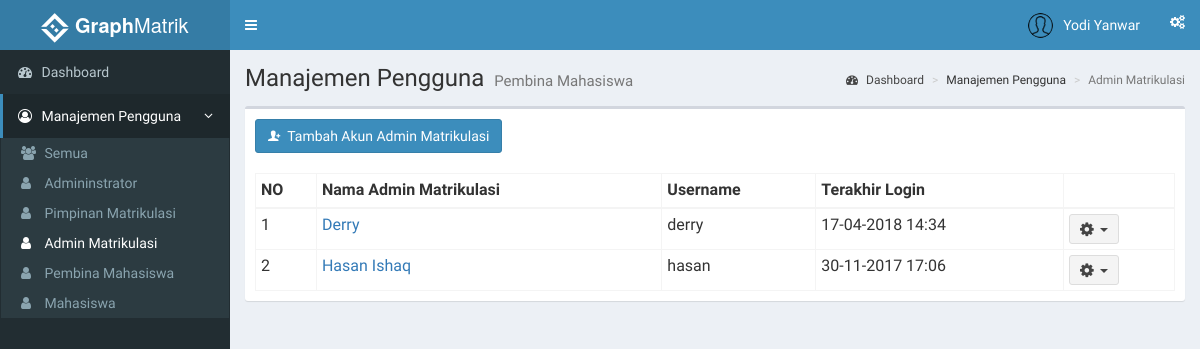
The page /index.php?page=adminmatrik (signed in) on the database its author committed.
### tables this page shows
CREATE TABLE `adminmatrik` (
  `id_adminmatrik` int(3) NOT NULL,
  `nama` varchar(35) NOT NULL,
  `telp` varchar(13) DEFAULT NULL,
  `email` varchar(35) DEFAULT NULL,
  `j_kelamin` varchar(15) NOT NULL,
  `tgl_lahir` date DEFAULT NULL,
  `id_user` int(11) DEFAULT NULL,
  `avatar` varchar(100) DEFAULT NULL
);

CREATE TABLE `users` (
  `id_user` int(11) NOT NULL,
  `username` varchar(30) NOT NULL,
  `password` varchar(50) NOT NULL,
  `password_default` int(1) NOT NULL,
  `level` int(11) NOT NULL,
  `last_login` datetime NOT NULL
);

### functions.php (called while the page is built, shortened)
<?php
	function tampilAdminmatrik(){
		$ambildata = mysql_query("SELECT adminmatrik.*, users.* FROM users INNER JOIN adminmatrik ON adminmatrik.id_user = users.id_user ORDER BY nama") or die(mysql_error());
		if (mysql_num_rows($ambildata) > 0) {
			while ($ad = mysql_fetch_assoc($ambildata))
				$data[] = $ad;
				return $data;
		} else{
			echo "Daftar pembina kosong";
		}
	}
 ?>

### role/admin/adminmatrik.php (the view, shortened to what this page needs)
<?php
  include 'functions.php';
 ?>
    <section class="content-header">
      <h1>
        Manajemen Pengguna
        <small>Pembina Mahasiswa</small>
      </h1>
      <ol class="breadcrumb">
        <li><a href="/simon"><i class="fa fa-dashboard"></i>&nbsp;Dashboard</a></li>
        <li>Manajemen Pengguna</li>
        <li class="active">Admin Matrikulasi</li>
      </ol>
    </section>
    <section class="content">
      <div class="row">
        <div class="col-xs-12">
          <div class="box">
            <div class="box-header">
             <button class="btn btn-primary" data-toggle="modal" data-target="#tambahPembina"><i class="ion ion-person-add"></i>&nbsp;&nbsp;Tambah Akun Admin Matrikulasi</button>
            </div>
            <div class="box-body">
              <table id="tablePembina" class="table table-bordered table-hover table-condensed">
                <thead>
                  <tr>
                    <th>NO</th>
                    <th>Nama Admin Matrikulasi</th>
                    <th>Username</th>
                    <th>Terakhir Login</th>
                    <th></th>
                  </tr>
                </thead>
                <tbody>
                  <?php
                    $dataAdminMatrik = tampilAdminmatrik();
                    $no = 1;
                    foreach($dataAdminMatrik as $row){
                   ?>
                <tr>
                  <td><?php echo $no ?></td>
                  <td><?php echo "<a href='index.php?page=adminmatrikdetails&id=".$row['id_user']."'>".$row['nama']."</a>" ?></td>
                  <td><?php echo $row['username'] ?></td>
                  <td><?php if ($row['last_login'] == '0000-00-00 00:00:00'){ echo 'Belum Pernah';}else{ echo date("d-m-Y H:i", strtotime($row['last_login'])) ;}
                  ?></td>
                  <td>
                    <div class="dropdown">
                      <button class="btn btn-default btn-sm dropdown-toggle " type="button" data-toggle="dropdown">
                        <i class="fa fa-cog fa-lg"></i>&nbsp;&nbsp;<span class="caret"></span>
                      </button>
                    </div>
                  </td>
                </tr>
                  <?php
                    $no++; }
                   ?>
                </tbody>
              </table>
            </div>
          </div>
        </div>
      </div>
    </section>

### rows shown on the page
adminmatrik: nama "Derry", id_user.username "derry", id_user.last_login "17-04-2018 14:34"
adminmatrik: nama "Hasan Ishaq", id_user.username "hasan", id_user.last_login "30-11-2017 17:06"

### other values the page prints
$_SESSION['nama'] "Yodi Yanwar"
